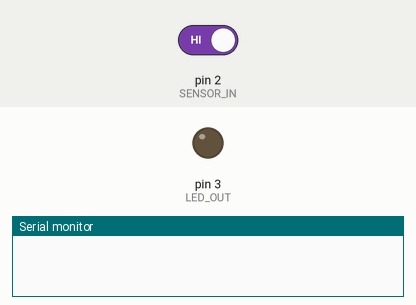
Simulated run of this sketch. Board: Arduino Uno, built with avr-gcc and run on an emulated ATmega328P. Shown: output pins drawn as LEDs (lit = HIGH), the last lines printed to the serial monitor. Inputs (shaded band) come from the test bench; at power-on: pin 2 (SENSOR_IN) HIGH.

Above: at 1.2 s.
1.3 s: pin 2 (SENSOR_IN) driven LOW
At 1.9 s:
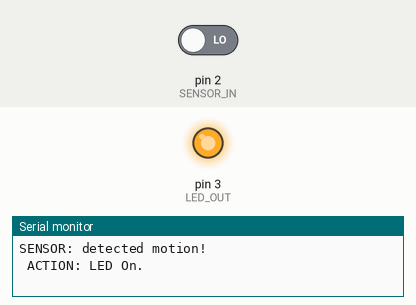
2.8 s: pin 2 (SENSOR_IN) driven HIGH
At 4.2 s:
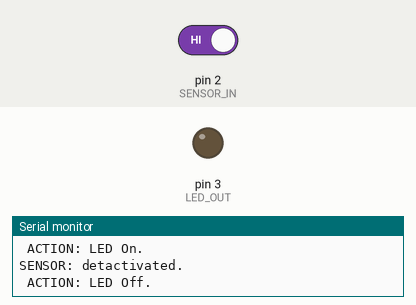
Timing chart, 0 to 5.8 s (numbered marks = the images above; inputs shaded):
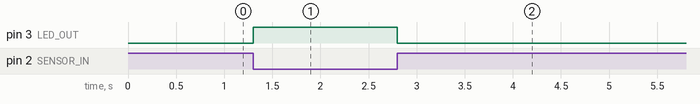

Measured:
- after the input at 1.3 s, pin 3 (LED_OUT): LOW → HIGH at once
- after the input at 2.8 s, pin 3 (LED_OUT): HIGH → LOW at once

The sketch:

M1.T2P.ino
```cpp
// Pin Declarations
const uint8_t SENSOR_IN = 2;
const uint8_t LED_OUT = 3;

// Global Variables
uint8_t led_state = LOW;
int message_switch = 1;

void setup()
{
  // Initialise Serial Output
  Serial.begin(9600);
  // Initialise Pin Functions
  pinMode(SENSOR_IN, INPUT_PULLUP);
  pinMode(LED_OUT, OUTPUT);
  // Attaching Interupt to pin
  attachInterrupt(digitalPinToInterrupt(SENSOR_IN), interrupt, CHANGE);
}

void loop()
{
  //
}

// Interrupt Routine.
void interrupt()
{
  // As the sensor stays on for 1 seconds.
  // I have configured the interrupt to trigger on CHANGE.
  // This allows for the LED to go on for 1 second, then off.
  if (message_switch%2 != 0)
  {
    Serial.println("SENSOR: detected motion!");
  	led_state = !led_state;
  	Serial.println(" ACTION: LED On.");
  	digitalWrite(LED_OUT,led_state);
  }
  else
  {
    Serial.println("SENSOR: detactivated.");
  	led_state = !led_state;
  	Serial.println(" ACTION: LED Off.");
  	digitalWrite(LED_OUT,led_state);
  }
  message_switch++;
}

  
```
